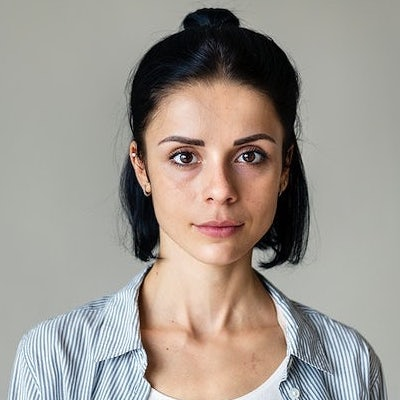
#> input picture face1.jpg, 400 x 400 px
$ python code.py
#> lines starting #> are read from the running program, lines starting #| are printed output that depends on the picture
import cv2
import numpy as np
from scipy import interpolate


# [6 lines left out: function adjust_gamma, not called in this run]


def box_blur(image, ksize=3):
    return cv2.filter2D(image, -1, np.ones((ksize, ksize)) / (ksize ** 2))


def motion_blur_horizontal(image, ksize=3):
    kernel = np.zeros((ksize, ksize), dtype=np.uint8)
    kernel[ksize // 2] = [1] * ksize
    return cv2.filter2D(image, -1, kernel / ksize)


def add_weighted(fg, alpha, bg, beta):
    out = np.zeros(bg.shape, np.uint8)
    for i in range(bg.shape[1]):
        for j in range(bg.shape[0]):
            a = fg[i][j] * alpha
            b = bg[i][j] * beta
            out[i][j] = a + np.minimum(255 - a, b)

    return out.astype(np.uint8)


# Expects a color image and color mask
# [50 lines left out: function problem1, not called in this run]


# Expects a color image
def problem2(image, noise1=50, noise2=100, blending_coeff=0.06, blur=13, colored=False):
    def pencil_noise(var):
        mean = 0
        sigma = var ** 0.5
        noise = np.random.normal(mean, sigma, image.shape)
        noise = motion_blur_horizontal(noise, blur)
        noise = noise.astype(np.uint8)
        return noise

    image = cv2.cvtColor(image, cv2.COLOR_BGR2GRAY)
    noise1 = pencil_noise(noise1)
    if colored:
        noise2 = pencil_noise(noise2)
        image = cv2.cvtColor(image, cv2.COLOR_GRAY2BGR)
        b, g, r = cv2.split(image)
        r = add_weighted(noise1, blending_coeff, r, 1 - blending_coeff)
        r = adjust_gamma(r, 1.5)
        b = add_weighted(noise2, blending_coeff, b, 1 - blending_coeff)
        b = adjust_gamma(b, 1.8)
        out = cv2.merge((b, g, r))
    else:
        out = add_weighted(noise1, blending_coeff, image, 1 - blending_coeff)

    return out


# Expects a color image
# [102 lines left out: functions problem3, problem4, not called in this run]


face1 = cv2.imread("face1.jpg")
#> face1 is the input picture: shape (400, 400, 3); mean B, G, R 143.9, 151.2, 158.4
#face2 = cv2.imread("face2.jpg")

mask1 = cv2.imread("mask1.jpg")
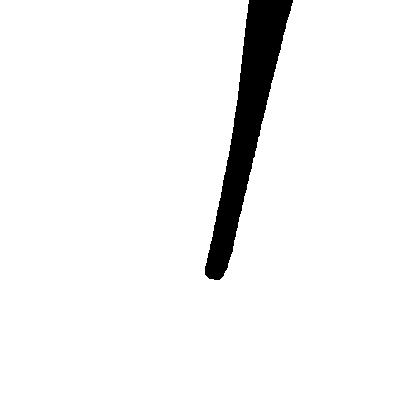
#> input picture mask1.jpg, 400 x 400 px
#> mask1 is the input picture: shape (400, 400, 3); min 0, max 255, mean 242
#mask2 = cv2.imread("mask2.jpg")

face1 = problem2(face1)
#> in problem2, `image = cv2.cvtColor(image, cv2.COLOR_BGR2GRAY)`:
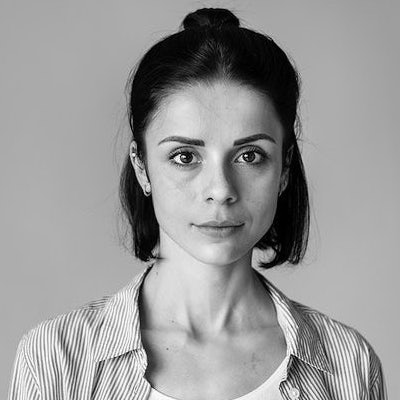
#> image: shape (400, 400); min 0, max 255, mean 152.5
#> in problem2, `out = add_weighted(noise1, blending_coeff, image, 1 - blending_coeff)`:
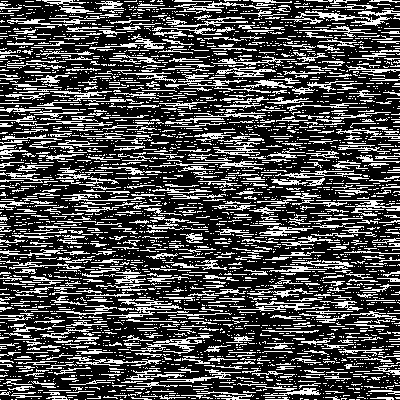
#> noise1: shape (400, 400); min 0, max 255, mean 76.7
#face2 = problem1(face2, mask1, darkening_coeff=0.5, rainbow=True)

cv2.imshow("face1-ll.jpg", face1)
cv2.waitKey(0)
cv2.destroyAllWindows()
#cv2.imwrite("face2-ll.jpg", face2)
